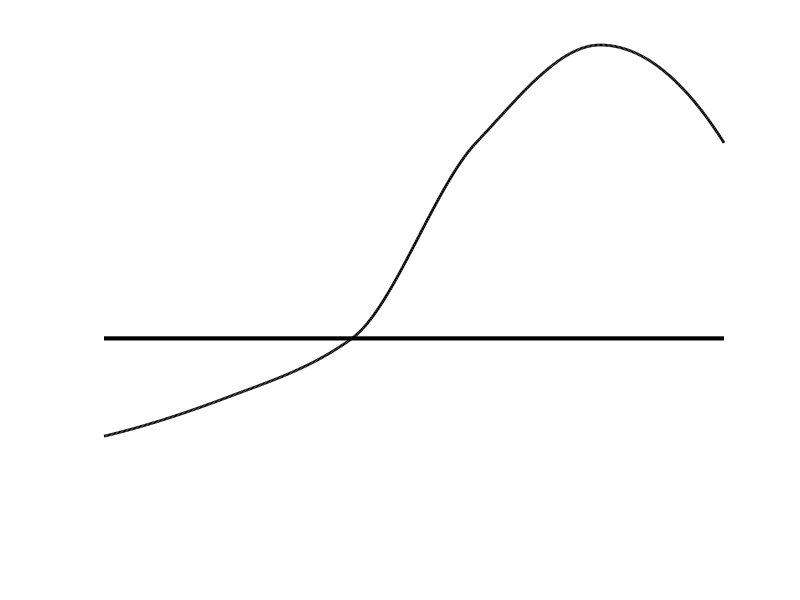

This figure's MATLAB source: (Note: this script raises an error after producing the figure.)
close all;
addpath('..');
% Water tower
clf
t = 0:6:30;
R = [-50, -30, 0, 100, 150, 100];
pp = pchip(t, R);
tt = linspace(0, 30, 500);
RR = ppval(pp, tt);
plot(tt, RR, 'k', 'linewidth', 2);
hold on;
ylim([-100, 150]);
xlim([0, 30]);

axis off;
plot(t, 0*t, 'k', 'linewidth', 3);
axis_numbering(t, -100:50:150, 24, '%d', 10, 0.2);
gridf(t, -100:50:150);
plot([0, 0], [-100, 150], 'k', 'linewidth', 3);
plot([0, 30], [0, 0], 'k', 'linewidth', 3);
print('-depsc', 'WaterTower2');

% and adding the colouring
tt = linspace(0, 12);
RR = ppval(pp, tt);
fill([0, tt], [0, RR], [0.5, .1, .1]);
tt = linspace(12, 30);
RR = ppval(pp, tt);
fill([tt, 30], [RR, 0], [0.5, 0.5, 1]);

axis_numbering(t, -100:50:150, 24, '%d', 10, 0.2);
gridf(t, -100:50:150);
plot([0, 0], [-100, 150], 'k', 'linewidth', 3);
plot([0, 30], [0, 0], 'k', 'linewidth', 3);
print('-depsc', 'WaterTower2_soln');
